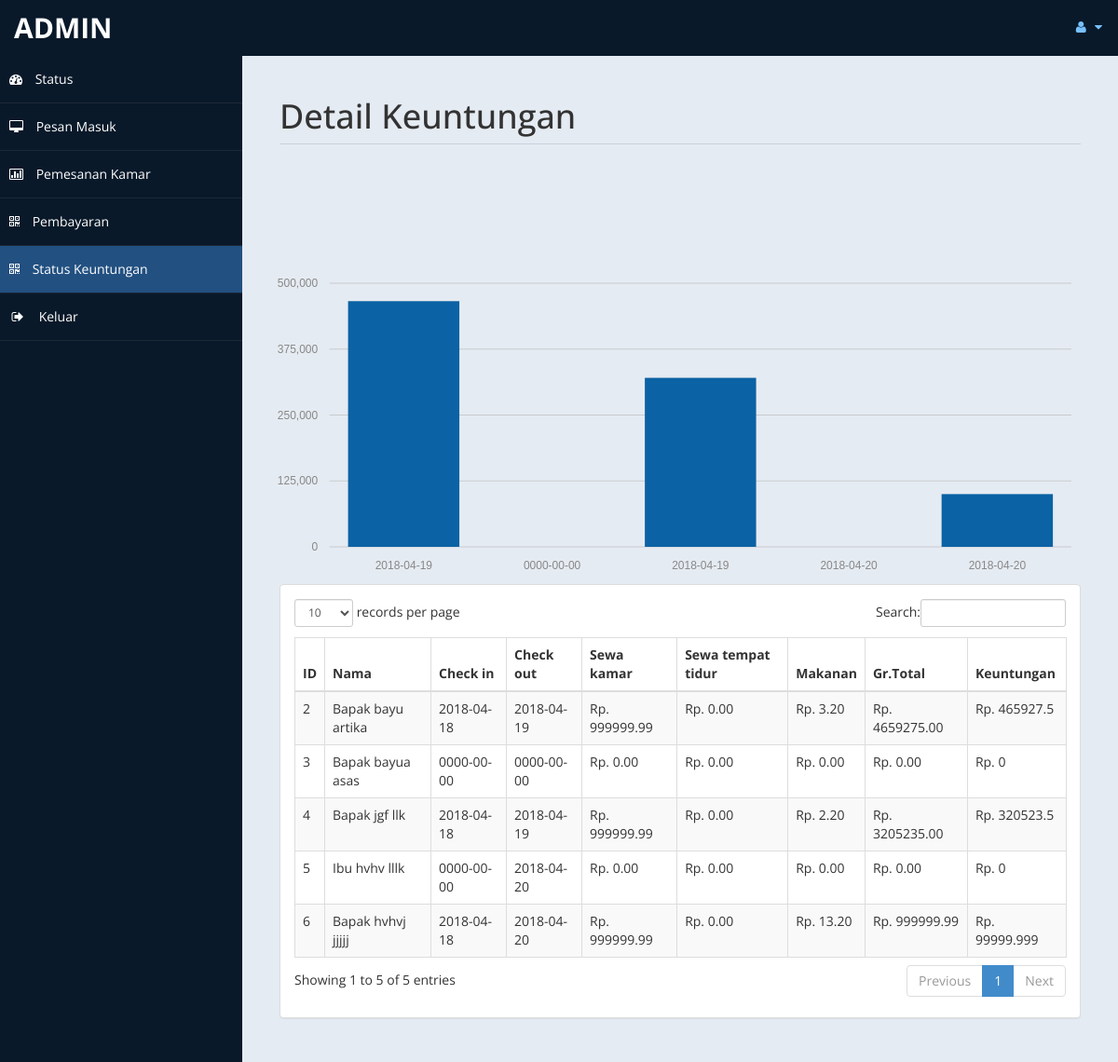
The app's page /admin/profit.php (signed in) with its own data.
### tables this page shows
CREATE TABLE `pembayaran` (
  `id` int(11) DEFAULT NULL,
  `gelar` varchar(5) DEFAULT NULL,
  `nama_depan` varchar(30) DEFAULT NULL,
  `nama_belakang` varchar(30) DEFAULT NULL,
  `tipe_kamar` varchar(30) DEFAULT NULL,
  `tipe_tempat_tidur` varchar(30) DEFAULT NULL,
  `jml_kamar` int(11) DEFAULT NULL,
  `check_in` date DEFAULT NULL,
  `check_out` date DEFAULT NULL,
  `ttot` double(10,2) DEFAULT NULL,
  `fintot` double(10,2) DEFAULT NULL,
  `mepr` double(10,2) DEFAULT NULL,
  `makanan` varchar(30) DEFAULT NULL,
  `btot` double(10,2) DEFAULT NULL,
  `jml_hari` int(11) DEFAULT NULL
);

### admin/profit.php (the view, shortened to what this page needs)
<!DOCTYPE html>
<html xmlns="http://www.w3.org/1999/xhtml">
<head>
    <link href="assets/css/bootstrap.css" rel="stylesheet" />
    <link href="assets/css/font-awesome.css" rel="stylesheet" />
    <link rel="stylesheet" href="assets/css/morris.css">
    <link href="assets/css/custom-styles.css" rel="stylesheet" />
    <link href="assets/js/dataTables/dataTables.bootstrap.css" rel="stylesheet" />
</head>
<body>
    <div id="wrapper" class="profit-aktif">
        <?php include '/include/navigasi.php'; ?>
        <div id="page-wrapper" >
            <div id="page-inner">
             <div class="row">
                    <div class="col-md-12">
                        <h1 class="page-header">
                           Detail Keuntungan<small> </small>
                        </h1>
                    </div>
                </div>
            <div class="row">
                <?php
                include('db.php');
?>
                <br>
                <br>
                <br>
                <br><div id="chart"></div>
                <div class="col-md-12">
                    <div class="panel panel-default">
                        <div class="panel-body">
                            <div class="table-responsive">
                                <table class="table table-striped table-bordered table-hover" id="dataTables-example">
                                    <thead>
                                        <tr>
                                            <th>ID</th>
                                            <th>Nama</th>
                                            <th>Check in</th>
                                            <th>Check out</th>
                                            <th>Sewa kamar</th>
                                            <th>Sewa tempat tidur</th>
                                            <th>Makanan </th>
                                            <th>Gr.Total</th>
                                            <th>Keuntungan</th>
                                        </tr>
                                    </thead>
                                    <tbody>
                                    <?php
                                        $sql="select * from pembayaran";
                                        $re = mysqli_query($con,$sql);
                                        while($row = mysqli_fetch_array($re))
                                        {
                                            $id = $row['id'];
                                            if($id % 2 ==1 )
                                            {
                                                echo"<tr class='gradeC'>
                                                    <td>".$row['id']." </td>
                                                    <td>".$row['gelar']." ".$row['nama_depan']." ".$row['nama_belakang']."</td>
                                                    <td>".$row['check_in']."</td>
                                                    <td>".$row['check_out']."</td>
                                                    <td>Rp. ".$row['ttot']."</td>
                                                    <td>Rp. ".$row['mepr']."</td>
                                                    <td>Rp. ".$row['btot']."</td>
                                                    <td>Rp. ".$row['fintot']."</td>
                                                    <td>Rp. ".$row['fintot']*10/100 ."</td>
                                                    </tr>";
                                            }
                                            else
                                            {
                                                echo"<tr class='gradeU'>
                                                    <td>".$row['id']." </td>
                                                    <td>".$row['gelar']." ".$row['nama_depan']." ".$row['nama_belakang']."</td>
                                                    <td>".$row['check_in']."</td>
                                                    <td>".$row['check_out']."</td>
                                                    <td>Rp. ".$row['ttot']."</td>
                                                    <td>Rp. ".$row['mepr']."</td>
                                                    <td>Rp. ".$row['btot']."</td>
                                                    <td>Rp. ".$row['fintot']."</td>
                                                    <td>Rp. ".$row['fintot']*10/100 ."</td>
                                                    </tr>";
                                            }
                                        }
                                    ?>
                                    </tbody>
                                </table>
                            </div>
                        </div>
                    </div>
                </div>
            </div>
                </div>
            </div>
    </div>
</body>
</html>

### admin/assets/css/custom-styles.css (style rules this page uses)
body { font-family: 'Open Sans', sans-serif; }
#wrapper { width: 100%; background:#09192A; }
#page-wrapper { padding: 15px 15px; min-height: 600px; background:#E5EBF2; }
#page-inner { width:100%; margin:10px 20px 10px 0px; background-color:transparent; padding:10px; min-height:1200px; }
h1, .h1, h2, .h2, h3, .h3 { margin-top: 7px; margin-bottom: -5px; }
.page-header { padding-bottom: 9px; margin: 10px 0 45px; border-bottom: 1px solid #C7D1DD; }
@media (min-width:768px) { #page-wrapper { margin: 0 0 0 260px; padding: 15px 30px; min-height: 1200px; } }

### records on screen
pembayaran: id "2", gelar "Bapak", nama_depan "bayu", nama_belakang "artika", check_in "2018-04-18", check_out "2018-04-19", ttot "999999.99", mepr "0.00", btot "3.20", fintot "4659275.00", $row['fintot']*10/100 "465927.5"
pembayaran: id "3", gelar "Bapak", nama_depan "bayua", nama_belakang "asas", check_in "0000-00-00", check_out "0000-00-00", ttot "0.00", mepr "0.00", btot "0.00", fintot "0.00", $row['fintot']*10/100 "0"
pembayaran: id "4", gelar "Bapak", nama_depan "jgf", nama_belakang "llk", check_in "2018-04-18", check_out "2018-04-19", ttot "999999.99", mepr "0.00", btot "2.20", fintot "3205235.00", $row['fintot']*10/100 "320523.5"
pembayaran: id "5", gelar "Ibu", nama_depan "hvhv", nama_belakang "lllk", check_in "0000-00-00", check_out "2018-04-20", ttot "0.00", mepr "0.00", btot "0.00", fintot "0.00", $row['fintot']*10/100 "0"
pembayaran: id "6", gelar "Bapak", nama_depan "hvhvj", nama_belakang "jjjjj", check_in "2018-04-18", check_out "2018-04-20", ttot "999999.99", mepr "0.00", btot "13.20", fintot "999999.99", $row['fintot']*10/100 "99999.999"

### other values on screen
$_SESSION["user"] "ADMIN"
